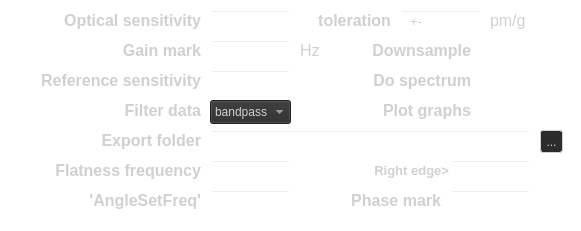
       <widget class="QWidget" name="widget_calib" native="true">
        <property name="enabled">
         <bool>true</bool>
        </property>
        <property name="geometry">
         <rect>
          <x>-10</x>
          <y>180</y>
          <width>581</width>
          <height>231</height>
         </rect>
        </property>
        <property name="styleSheet">
         <string notr="true">background-color: rgba(0, 0, 0, 0);</string>
        </property>
        <widget class="QToolButton" name="calib_export_btn">
         <property name="geometry">
          <rect>
           <x>540</x>
           <y>130</y>
           <width>23</width>
           <height>23</height>
          </rect>
         </property>
         <property name="styleSheet">
          <string notr="true">border: 1px solid gray;
border-color:rgb(208,208,208);
border-radius: 3px;
color: rgb(208, 208, 208);
background-color: rgb(44, 44, 44);</string>
         </property>
         <property name="text">
          <string>...</string>
         </property>
        </widget>
        <widget class="QLabel" name="settings_plot_graph_lable">
         <property name="geometry">
          <rect>
           <x>320</x>
           <y>90</y>
           <width>151</width>
           <height>41</height>
          </rect>
         </property>
         <property name="font">
          <font>
           <pointsize>12</pointsize>
           <bold>true</bold>
          </font>
         </property>
         <property name="layoutDirection">
          <enum>Qt::LeftToRight</enum>
         </property>
         <property name="styleSheet">
          <string notr="true">color: rgb(208, 208, 208);</string>
         </property>
         <property name="text">
          <string>Plot graphs</string>
         </property>
         <property name="alignment">
          <set>Qt::AlignRight|Qt::AlignTrailing|Qt::AlignVCenter</set>
         </property>
        </widget>
        <widget class="QLabel" name="settings_do_specrtum_label">
         <property name="geometry">
          <rect>
           <x>350</x>
           <y>60</y>
           <width>121</width>
           <height>41</height>
          </rect>
         </property>
         <property name="font">
          <font>
           <pointsize>12</pointsize>
           <bold>true</bold>
          </font>
         </property>
         <property name="layoutDirection">
          <enum>Qt::LeftToRight</enum>
         </property>
         <property name="styleSheet">
          <string notr="true">color: rgb(208, 208, 208);</string>
         </property>
         <property name="text">
          <string>Do spectrum</string>
         </property>
         <property name="alignment">
          <set>Qt::AlignRight|Qt::AlignTrailing|Qt::AlignVCenter</set>
         </property>
        </widget>
        <widget class="QComboBox" name="calib_filter_data_comboBox">
         <property name="geometry">
          <rect>
           <x>210</x>
           <y>100</y>
           <width>81</width>
           <height>24</height>
          </rect>
         </property>
         <property name="styleSheet">
          <string notr="true">color: rgb(208, 208, 208);
border-color: rgb(208, 208, 208);
background-color: rgb(44, 44, 44);</string>
         </property>
         <item>
          <property name="text">
           <string>bandpass</string>
          </property>
         </item>
         <item>
          <property name="text">
           <string>highpass</string>
          </property>
         </item>
         <item>
          <property name="text">
           <string>lowpass</string>
          </property>
         </item>
         <item>
          <property name="text">
           <string>none</string>
          </property>
         </item>
        </widget>
        <widget class="QCheckBox" name="calib_plot_graphs_check">
         <property name="geometry">
          <rect>
           <x>480</x>
           <y>100</y>
           <width>41</width>
           <height>25</height>
          </rect>
         </property>
         <property name="styleSheet">
          <string notr="true">color: rgb(208, 208, 208);</string>
         </property>
         <property name="text">
          <string/>
         </property>
        </widget>
        <widget class="QLineEdit" name="calib_ref_sensitivity_line">
         <property name="geometry">
          <rect>
           <x>210</x>
           <y>70</y>
           <width>81</width>
           <height>24</height>
          </rect>
         </property>
         <property name="styleSheet">
          <string notr="true">color: rgb(208, 208, 208);</string>
         </property>
         <property name="text">
          <string/>
         </property>
         <property name="alignment">
          <set>Qt::AlignRight|Qt::AlignTrailing|Qt::AlignVCenter</set>
         </property>
        </widget>
        <widget class="QLabel" name="settings_gain_mark_label">
         <property name="geometry">
          <rect>
           <x>50</x>
           <y>40</y>
           <width>151</width>
           <height>21</height>
          </rect>
         </property>
         <property name="font">
          <font>
           <pointsize>12</pointsize>
           <bold>true</bold>
          </font>
         </property>
         <property name="layoutDirection">
          <enum>Qt::LeftToRight</enum>
         </property>
         <property name="styleSheet">
          <string notr="true">color: rgb(208, 208, 208);</string>
         </property>
         <property name="text">
          <string>Gain mark</string>
         </property>
         <property name="alignment">
          <set>Qt::AlignRight|Qt::AlignTrailing|Qt::AlignVCenter</set>
         </property>
        </widget>
        <widget class="QLabel" name="settings_filter_data_label">
         <property name="geometry">
          <rect>
           <x>50</x>
           <y>100</y>
           <width>151</width>
           <height>21</height>
          </rect>
         </property>
         <property name="font">
          <font>
           <pointsize>12</pointsize>
           <bold>true</bold>
          </font>
         </property>
         <property name="layoutDirection">
          <enum>Qt::LeftToRight</enum>
         </property>
         <property name="styleSheet">
          <string notr="true">color: rgb(208, 208, 208);</string>
         </property>
         <property name="text">
          <string>Filter data</string>
         </property>
         <property name="alignment">
          <set>Qt::AlignRight|Qt::AlignTrailing|Qt::AlignVCenter</set>
         </property>
        </widget>
        <widget class="QCheckBox" name="calib_do_spectrum_check">
         <property name="geometry">
          <rect>
           <x>480</x>
           <y>70</y>
           <width>41</width>
           <height>25</height>
          </rect>
         </property>
         <property name="styleSheet">
          <string notr="true">color: rgb(208, 208, 208);</string>
         </property>
         <property name="text">
          <string/>
         </property>
        </widget>
        <widget class="QLineEdit" name="calib_gain_mark_line">
         <property name="geometry">
          <rect>
           <x>210</x>
           <y>40</y>
           <width>81</width>
           <height>24</height>
          </rect>
         </property>
         <property name="styleSheet">
          <string notr="true">color: rgb(208, 208, 208);</string>
         </property>
         <property name="alignment">
          <set>Qt::AlignRight|Qt::AlignTrailing|Qt::AlignVCenter</set>
         </property>
        </widget>
        <widget class="QLabel" name="settings_ref_cal_sens_label">
         <property name="geometry">
          <rect>
           <x>10</x>
           <y>70</y>
           <width>191</width>
           <height>21</height>
          </rect>
         </property>
         <property name="font">
          <font>
           <pointsize>12</pointsize>
           <bold>true</bold>
          </font>
         </property>
         <property name="layoutDirection">
          <enum>Qt::LeftToRight</enum>
         </property>
         <property name="styleSheet">
          <string notr="true">color: rgb(208, 208, 208);</string>
         </property>
         <property name="text">
          <string>Reference sensitivity</string>
         </property>
         <property name="alignment">
          <set>Qt::AlignRight|Qt::AlignTrailing|Qt::AlignVCenter</set>
         </property>
        </widget>
        <widget class="QLabel" name="settings_hz3_label">
         <property name="geometry">
          <rect>
           <x>300</x>
           <y>40</y>
           <width>41</width>
           <height>21</height>
          </rect>
         </property>
         <property name="font">
          <font>
           <pointsize>12</pointsize>
          </font>
         </property>
         <property name="styleSheet">
          <string notr="true">color: rgb(208, 208, 208);</string>
         </property>
         <property name="text">
          <string>Hz</string>
         </property>
        </widget>
        <widget class="QCheckBox" name="calib_downsample_check">
         <property name="geometry">
          <rect>
           <x>480</x>
           <y>40</y>
           <width>41</width>
           <height>25</height>
          </rect>
         </property>
         <property name="styleSheet">
          <string notr="true">color: rgb(208, 208, 208);</string>
         </property>
         <property name="text">
          <string/>
         </property>
        </widget>
        <widget class="QLabel" name="settings_opt_cal_sens_label">
         <property name="geometry">
          <rect>
           <x>10</x>
           <y>10</y>
           <width>191</width>
           <height>21</height>
          </rect>
         </property>
         <property name="font">
          <font>
           <pointsize>12</pointsize>
           <bold>true</bold>
          </font>
         </property>
         <property name="layoutDirection">
          <enum>Qt::LeftToRight</enum>
         </property>
         <property name="styleSheet">
          <string notr="true">color: rgb(208, 208, 208);</string>
         </property>
         <property name="text">
          <string>Optical sensitivity</string>
         </property>
         <property name="alignment">
          <set>Qt::AlignRight|Qt::AlignTrailing|Qt::AlignVCenter</set>
         </property>
        </widget>
        <widget class="QLineEdit" name="calib_opt_sensitivity_line">
         <property name="geometry">
          <rect>
           <x>210</x>
           <y>10</y>
           <width>81</width>
           <height>24</height>
          </rect>
         </property>
         <property name="styleSheet">
          <string notr="true">color: rgb(208, 208, 208);</string>
         </property>
         <property name="alignment">
          <set>Qt::AlignRight|Qt::AlignTrailing|Qt::AlignVCenter</set>
         </property>
        </widget>
        <widget class="QLabel" name="settings_calib_export_label">
         <property name="geometry">
          <rect>
           <x>50</x>
           <y>120</y>
           <width>151</width>
           <height>41</height>
          </rect>
         </property>
         <property name="font">
          <font>
           <pointsize>12</pointsize>
           <bold>true</bold>
          </font>
         </property>
         <property name="layoutDirection">
          <enum>Qt::LeftToRight</enum>
         </property>
         <property name="styleSheet">
          <string notr="true">color: rgb(208, 208, 208);</string>
         </property>
         <property name="text">
          <string>Export folder</string>
         </property>
         <property name="alignment">
          <set>Qt::AlignRight|Qt::AlignTrailing|Qt::AlignVCenter</set>
         </property>
        </widget>
        <widget class="QLabel" name="settings_pm_g_label">
         <property name="geometry">
          <rect>
           <x>490</x>
           <y>10</y>
           <width>51</width>
           <height>21</height>
          </rect>
         </property>
         <property name="font">
          <font>
           <pointsize>12</pointsize>
          </font>
         </property>
         <property name="styleSheet">
          <string notr="true">color: rgb(208, 208, 208);</string>
         </property>
         <property name="text">
          <string>pm/g</string>
         </property>
        </widget>
        <widget class="QLabel" name="setting_downsample_label">
         <property name="geometry">
          <rect>
           <x>350</x>
           <y>40</y>
           <width>121</width>
           <height>21</height>
          </rect>
         </property>
         <property name="font">
          <font>
           <pointsize>12</pointsize>
           <bold>true</bold>
          </font>
         </property>
         <property name="layoutDirection">
          <enum>Qt::LeftToRight</enum>
         </property>
         <property name="styleSheet">
          <string notr="true">color: rgb(208, 208, 208);</string>
         </property>
         <property name="text">
          <string>Downsample</string>
         </property>
         <property name="alignment">
          <set>Qt::AlignRight|Qt::AlignTrailing|Qt::AlignVCenter</set>
         </property>
        </widget>
        <widget class="QLineEdit" name="calib_export_folder_line">
         <property name="geometry">
          <rect>
           <x>210</x>
           <y>130</y>
           <width>321</width>
           <height>24</height>
          </rect>
         </property>
         <property name="styleSheet">
          <string notr="true">color: rgb(208, 208, 208);</string>
         </property>
        </widget>
        <widget class="QLabel" name="settings_calib_flatness_label">
         <property name="geometry">
          <rect>
           <x>10</x>
           <y>150</y>
           <width>191</width>
           <height>41</height>
          </rect>
         </property>
         <property name="font">
          <font>
           <pointsize>12</pointsize>
           <bold>true</bold>
          </font>
         </property>
         <property name="layoutDirection">
          <enum>Qt::LeftToRight</enum>
         </property>
         <property name="styleSheet">
          <string notr="true">color: rgb(208, 208, 208);</string>
         </property>
         <property name="text">
          <string>Flatness frequency</string>
         </property>
         <property name="alignment">
          <set>Qt::AlignRight|Qt::AlignTrailing|Qt::AlignVCenter</set>
         </property>
        </widget>
        <widget class="QLineEdit" name="calib_flatness_left_line">
         <property name="geometry">
          <rect>
           <x>210</x>
           <y>160</y>
           <width>81</width>
           <height>24</height>
          </rect>
         </property>
         <property name="styleSheet">
          <string notr="true">color: rgb(208, 208, 208);</string>
         </property>
         <property name="text">
          <string/>
         </property>
         <property name="alignment">
          <set>Qt::AlignRight|Qt::AlignTrailing|Qt::AlignVCenter</set>
         </property>
        </widget>
        <widget class="QLabel" name="settings_calib_flatness_label_l">
         <property name="geometry">
          <rect>
           <x>290</x>
           <y>160</y>
           <width>71</width>
           <height>21</height>
          </rect>
         </property>
         <property name="font">
          <font>
           <pointsize>10</pointsize>
           <bold>true</bold>
          </font>
         </property>
         <property name="layoutDirection">
          <enum>Qt::LeftToRight</enum>
         </property>
         <property name="styleSheet">
          <string notr="true">color: rgb(208, 208, 208);
background-color: rgba(255, 255, 255, 0);</string>
         </property>
         <property name="text">
          <string>&lt;Left edge</string>
         </property>
         <property name="alignment">
          <set>Qt::AlignRight|Qt::AlignTrailing|Qt::AlignVCenter</set>
         </property>
        </widget>
        <widget class="QLabel" name="settings_calib_flatness_label_r">
         <property name="geometry">
          <rect>
           <x>368</x>
           <y>160</y>
           <width>81</width>
           <height>21</height>
          </rect>
         </property>
         <property name="font">
          <font>
           <pointsize>10</pointsize>
           <bold>true</bold>
          </font>
         </property>
         <property name="layoutDirection">
          <enum>Qt::LeftToRight</enum>
         </property>
         <property name="styleSheet">
          <string notr="true">color: rgb(208, 208, 208);
background-color: rgba(255, 255, 255, 0);</string>
         </property>
         <property name="text">
          <string>Right edge&gt;</string>
         </property>
         <property name="alignment">
          <set>Qt::AlignRight|Qt::AlignTrailing|Qt::AlignVCenter</set>
         </property>
        </widget>
        <widget class="QLineEdit" name="calib_flatness_right_line">
         <property name="geometry">
          <rect>
           <x>450</x>
           <y>160</y>
           <width>81</width>
           <height>24</height>
          </rect>
         </property>
         <property name="styleSheet">
          <string notr="true">color: rgb(208, 208, 208);</string>
         </property>
         <property name="text">
          <string/>
         </property>
         <property name="alignment">
          <set>Qt::AlignRight|Qt::AlignTrailing|Qt::AlignVCenter</set>
         </property>
        </widget>
        <widget class="QLabel" name="settings_calib_anglesetfreq_label">
         <property name="geometry">
          <rect>
           <x>10</x>
           <y>190</y>
           <width>191</width>
           <height>21</height>
          </rect>
         </property>
         <property name="font">
          <font>
           <pointsize>12</pointsize>
           <bold>true</bold>
          </font>
         </property>
         <property name="layoutDirection">
          <enum>Qt::LeftToRight</enum>
         </property>
         <property name="styleSheet">
          <string notr="true">color: rgb(208, 208, 208);</string>
         </property>
         <property name="text">
          <string>'AngleSetFreq'</string>
         </property>
         <property name="alignment">
          <set>Qt::AlignRight|Qt::AlignTrailing|Qt::AlignVCenter</set>
         </property>
        </widget>
        <widget class="QLineEdit" name="calib_agnelsetfreq_line">
         <property name="geometry">
          <rect>
           <x>210</x>
           <y>190</y>
           <width>81</width>
           <height>24</height>
          </rect>
         </property>
         <property name="styleSheet">
          <string notr="true">color: rgb(208, 208, 208);</string>
         </property>
         <property name="text">
          <string/>
         </property>
         <property name="alignment">
          <set>Qt::AlignRight|Qt::AlignTrailing|Qt::AlignVCenter</set>
         </property>
        </widget>
        <widget class="QLabel" name="settings_calib_phasemark_label">
         <property name="geometry">
          <rect>
           <x>320</x>
           <y>190</y>
           <width>121</width>
           <height>21</height>
          </rect>
         </property>
         <property name="font">
          <font>
           <pointsize>12</pointsize>
           <bold>true</bold>
          </font>
         </property>
         <property name="layoutDirection">
          <enum>Qt::LeftToRight</enum>
         </property>
         <property name="styleSheet">
          <string notr="true">color: rgb(208, 208, 208);</string>
         </property>
         <property name="text">
          <string>Phase mark</string>
         </property>
         <property name="alignment">
          <set>Qt::AlignRight|Qt::AlignTrailing|Qt::AlignVCenter</set>
         </property>
        </widget>
        <widget class="QLineEdit" name="calib_phase_mark_line">
         <property name="geometry">
          <rect>
           <x>450</x>
           <y>190</y>
           <width>81</width>
           <height>24</height>
          </rect>
         </property>
         <property name="styleSheet">
          <string notr="true">color: rgb(208, 208, 208);</string>
         </property>
         <property name="text">
          <string/>
         </property>
         <property name="alignment">
          <set>Qt::AlignRight|Qt::AlignTrailing|Qt::AlignVCenter</set>
         </property>
        </widget>
        <widget class="QLabel" name="settings_opt_cal_sens_label_2">
         <property name="geometry">
          <rect>
           <x>300</x>
           <y>10</y>
           <width>91</width>
           <height>21</height>
          </rect>
         </property>
         <property name="font">
          <font>
           <pointsize>12</pointsize>
           <bold>true</bold>
          </font>
         </property>
         <property name="layoutDirection">
          <enum>Qt::LeftToRight</enum>
         </property>
         <property name="styleSheet">
          <string notr="true">color: rgb(208, 208, 208);</string>
         </property>
         <property name="text">
          <string>toleration</string>
         </property>
         <property name="alignment">
          <set>Qt::AlignRight|Qt::AlignTrailing|Qt::AlignVCenter</set>
         </property>
        </widget>
        <widget class="QLineEdit" name="calib_opt_sensitivity_toler_line">
         <property name="geometry">
          <rect>
           <x>400</x>
           <y>10</y>
           <width>81</width>
           <height>24</height>
          </rect>
         </property>
         <property name="styleSheet">
          <string notr="true">color: rgb(208, 208, 208);</string>
         </property>
         <property name="alignment">
          <set>Qt::AlignRight|Qt::AlignTrailing|Qt::AlignVCenter</set>
         </property>
        </widget>
        <widget class="QLabel" name="settings_hz3_label_2">
         <property name="geometry">
          <rect>
           <x>410</x>
           <y>11</y>
           <width>41</width>
           <height>20</height>
          </rect>
         </property>
         <property name="font">
          <font>
           <pointsize>10</pointsize>
          </font>
         </property>
         <property name="styleSheet">
          <string notr="true">color: rgb(208, 208, 208);
background-color: rgba(255, 255, 255, 2);</string>
         </property>
         <property name="text">
          <string>+-</string>
         </property>
        </widget>
       </widget>
